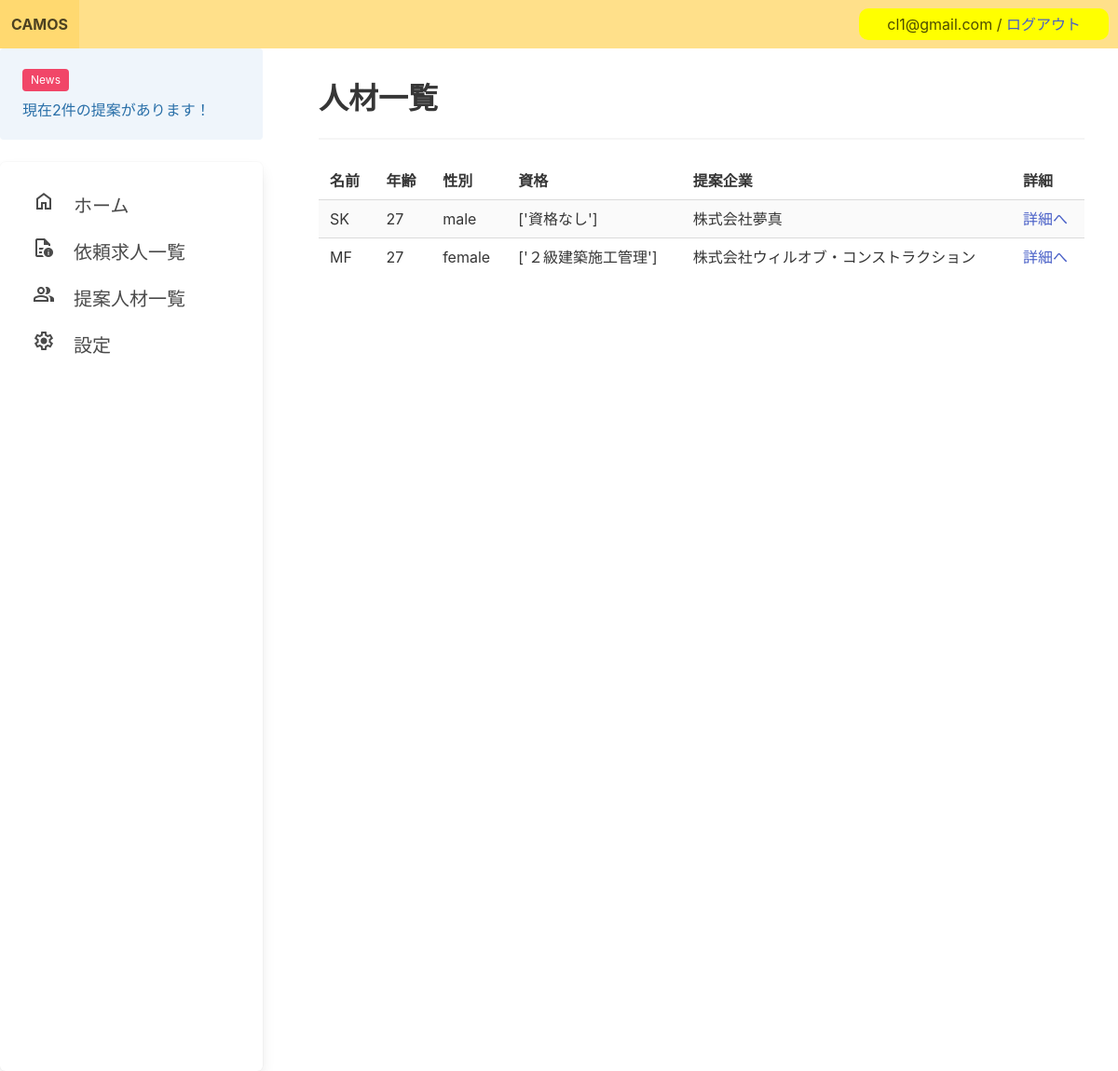
The page /camos_app/client_worker_list (signed in) on the database its author committed.
### camos_app/models.py (models this page shows)
class Users(AbstractBaseUser, PermissionsMixin):
    username = models.CharField(max_length=255)
    email = models.EmailField(max_length=255, unique=True)
    company_name = models.CharField(max_length=255, unique=True)
    user_type = models.CharField(max_length=10)
    site_name = models.CharField(max_length=255, null=True)
    capital = models.IntegerField(null=True)
    website = models.URLField(null=True)
    permit_license = models.FileField(null=True, upload_to='camos_app/')
    is_active = models.BooleanField(default=True)
    is_staff = models.BooleanField(default=False)
    USERNAME_FIELD = 'email'
    REQUIRED_FIELDS = ['username']
    objects = UserManager()
    class Meta:
        db_table = 'users'
    def __str__(self):
        return self.email

class Person(models.Model):
    name = models.CharField(max_length=255)
    age = models.IntegerField()
    sex = models.CharField(max_length=255)
    qualification = models.CharField(max_length=255)
    experience = models.BooleanField(default=False, null=True)
    construction1 = models.CharField(max_length=255)
    construction2 = models.CharField(max_length=255)
    construction3 = models.CharField(max_length=255)
    create_user = models.CharField(max_length=255)
    create_user_company = models.CharField(max_length=255)
    result = models.CharField(max_length=255, null=True)
    job = models.ForeignKey(Post, on_delete=models.CASCADE,)

### camos_app/views.py (the view)
# urls.py: path('client_worker_list', views.client_worker_list, name='client_worker_list'),
@login_required
def client_worker_list(request):
    people_all = Person.objects.all()
    people = []
    person_cnt = 0
    for person in people_all:
        if person.job.create_user == request.user:
            people.append(person)
            person_cnt += 1
    return render(request, 'camos_app/client_worker_list.html', context={
        'people': people,
        'person_cnt': person_cnt,
    })

### templates/camos_app/client_worker_list.html
{% extends "camos_app/client_base.html" %}
{% block content %}
<h1 class="title">人材一覧</h1>
<hr />
<table class="table is-fullwidth is-striped">
    <tr>
        <th>名前</th>
        <th>年齢</th>
        <th>性別</th>
        <th>資格</th>
        <th>提案企業</th>
        <th>詳細</th>
    </tr>
    {% for person in people %}
    <tr>
        <td>{{person.name}}</td>
        <td>{{person.age}}</td>
        <td>{{person.sex}}</td>
        <td>{{person.qualification}}</td>
        <td>{{person.create_user_company}}</td>
        <td><a href="{% url 'camos_app:client_worker_detail' person.id %}">詳細へ</a></td>
    </tr>
    {% endfor %}
</table>
{% endblock %}

### templates/camos_app/client_base.html (shortened to what this page needs)
<!DOCTYPE html>
<html lang="ja">
<head>
    <link rel="stylesheet" href="https://cdn.jsdelivr.net/npm/bulma@0.9.4/css/bulma.min.css">
</head>
<body>
    <nav class="navbar is-warning" style="display: flex; justify-content:space-between; align-items: center;">
            <div class="navbar-brand">
            <a id="back" href="{% url 'camos_app:client_home' %}" class="navbar-item">
                <strong>CAMOS</strong>
            </a>
            </div>
            <div style="margin-right: 10px; padding: 5px 30px; background-color: yellow; border-radius: 10px;">
                {% if request.user.is_authenticated %}
                <div>{{request.user}} / <a href="{% url 'camos_app:user_logout' %}">ログアウト</a></div>
                {% else %}
                <a href="{% url 'client_login' %}">ログイン</a>
                {% endif %}
            </div>
    </nav>
    <div class="columns">
        <div class="submenu column is-3" style="height: 1000px;">
            <aside class="notification is-info is-light">
            <div class="mb-2">
                <span class="tag is-danger">News</span>
            </div>
            <div>
                現在{{person_cnt}}件の提案があります！
            </div>
            </aside>
            <aside class="box menu" style="height: 100%;">
            <ul class="menu-list">
                <li class="is-size-5"><a href="{% url 'camos_app:client_home' %}"><span class="material-symbols-outlined">home</span>　ホーム</a></li>
                <li class="is-size-5"><a href="{% url 'camos_app:client_job_list' %}"><span class="material-symbols-outlined">quick_reference</span>　依頼求人一覧</a></li>
                <li class="is-size-5"><a href="{% url 'camos_app:client_worker_list' %}"><span class="material-symbols-outlined">group</span>　提案人材一覧</a></li>
                <li class="is-size-5"><a href="{% url 'camos_app:client_settings' %}"><span class="material-symbols-outlined">settings</span>　設定</a></li>
            </ul>
            </aside>
        </div>
        <section class="section column">
            <div>{% block content %} {% endblock %}</div>
        </section>
    </div>
</body>
</html>

### rows shown on the page
Users: user "cl1@gmail.com"
Person: name "SK", age "27", sex "male", qualification "['資格なし']", create_user_company "株式会社夢真"
Person: name "MF", age "27", sex "female", qualification "['２級建築施工管理']", create_user_company "株式会社ウィルオブ・コンストラクション"

### other values the page prints
{{ person_cnt }} "2"
